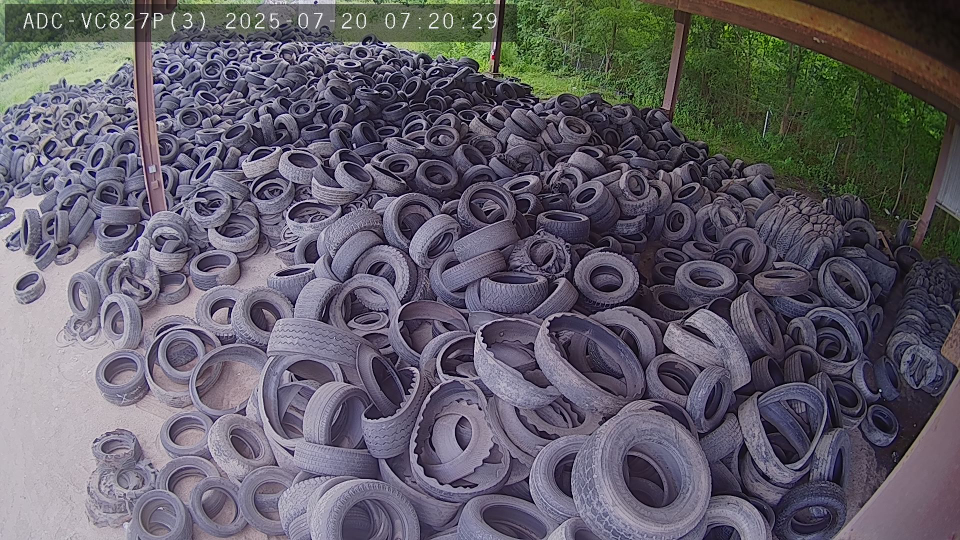
#> input picture input_images/test.jpg, 1920 x 1080 px (shown at 1/2 size); its folder holds only this picture in this run
$ python main.py
#> lines starting #> are read from the running program, lines starting #| are printed output that depends on the picture
#> in process_single_image, original_image is the input picture: shape (1080, 1920, 3); mean B, G, R 104, 93.6, 97.2
import cv2
import json
import base64
import numpy as np
import os
import glob
from datetime import datetime
from inference_sdk import InferenceHTTPClient
from PIL import Image, ImageEnhance
from dotenv import load_dotenv

# Load environment variables at the start
load_dotenv()

def enhance_image(image):
    """Apply standard image enhancement"""
    enhanced_image = image.copy()

    # PIL enhancements
    pil_image = Image.fromarray(cv2.cvtColor(enhanced_image, cv2.COLOR_BGR2RGB))

    # Standard enhancement values
    enhancer = ImageEnhance.Brightness(pil_image)
    pil_image = enhancer.enhance(1.2)
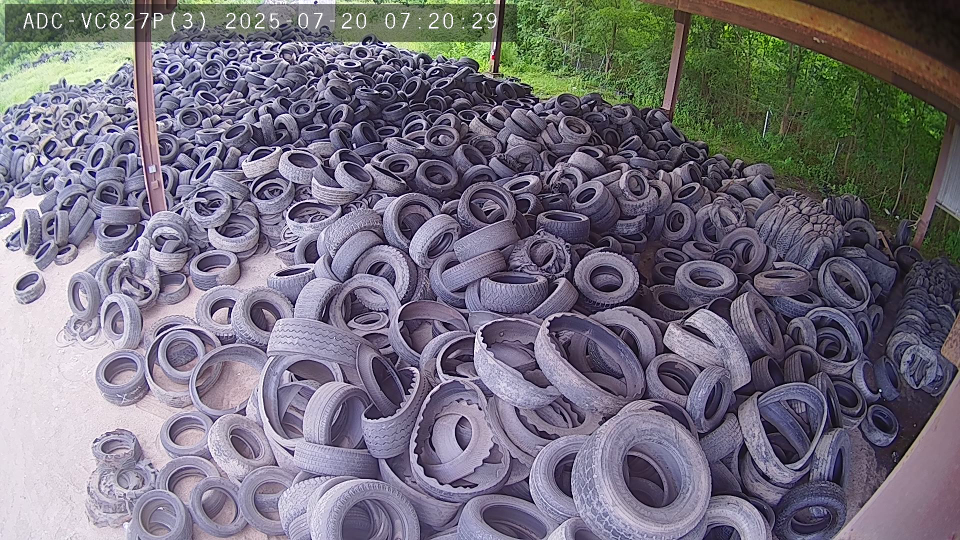
#> pil_image: PIL image 1920x1080 RGB (shown at 1/2 size); mean R, G, B 116.2, 111.9, 124.3

    enhancer = ImageEnhance.Contrast(pil_image)
    pil_image = enhancer.enhance(1.5)
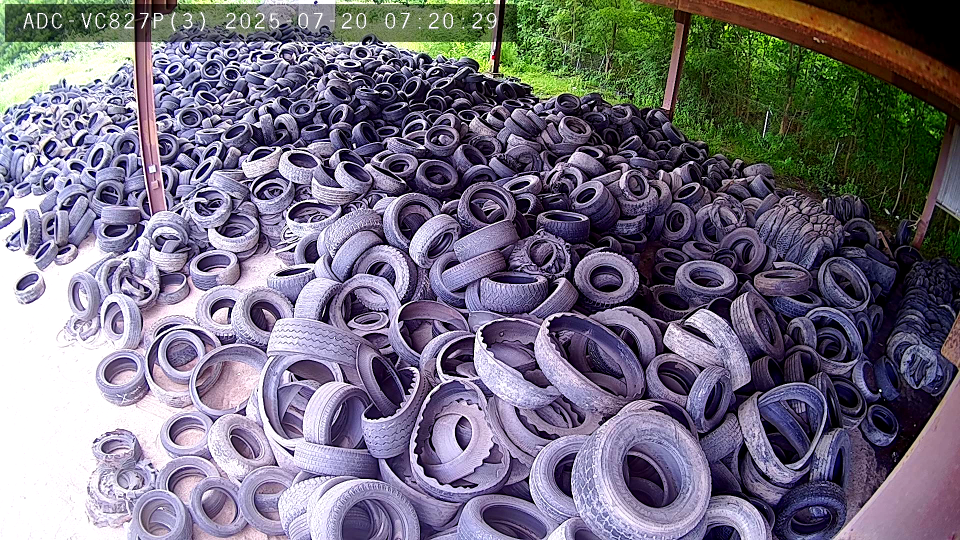
#> pil_image: PIL image 1920x1080 RGB (shown at 1/2 size); mean R, G, B 116.3, 111.2, 127.1

    enhancer = ImageEnhance.Sharpness(pil_image)
    pil_image = enhancer.enhance(1.3)

    enhanced_image = cv2.cvtColor(np.array(pil_image), cv2.COLOR_RGB2BGR)
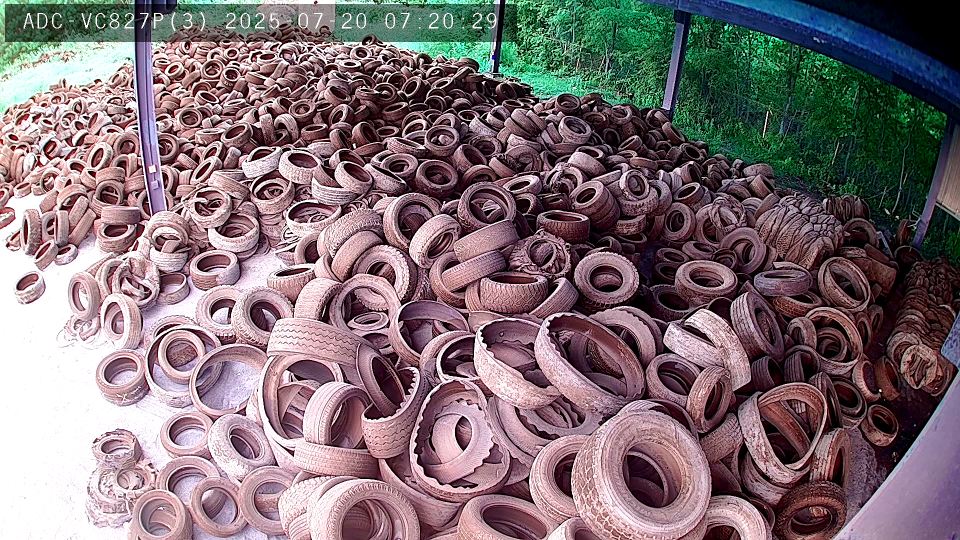
#> enhanced_image: shape (1080, 1920, 3) (shown at 1/2 size); mean R, G, B 126.8, 111.1, 116.2

    # CLAHE for shadows
    lab = cv2.cvtColor(enhanced_image, cv2.COLOR_BGR2LAB)
#> lab: shape (1080, 1920, 3); mean of channels 0, 1, 2 118.2, 134.1, 120.2
    clahe = cv2.createCLAHE(clipLimit=2.0, tileGridSize=(8,8))
    lab[:,:,0] = clahe.apply(lab[:,:,0])
#> lab: shape (1080, 1920, 3); mean of channels 0, 1, 2 123.8, 134.1, 120.2
    enhanced_image = cv2.cvtColor(lab, cv2.COLOR_LAB2BGR)
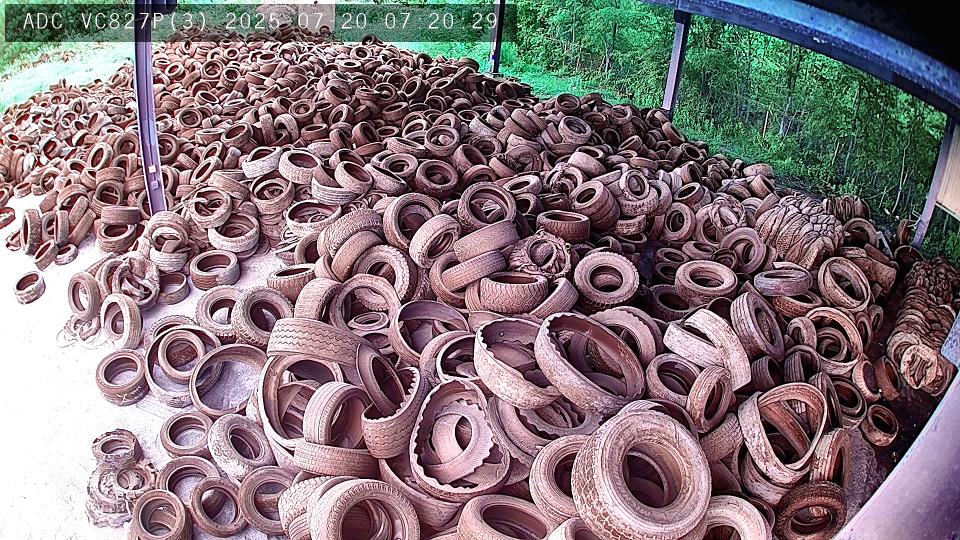
#> enhanced_image: shape (1080, 1920, 3) (shown at 1/2 size); mean R, G, B 132.2, 116.9, 121.9

    return enhanced_image

# [76 lines left out: functions pyramid_detection_system, process_with_roboflow, not called in this run]

def process_single_image(image_path, output_base_dir):
    """Process a single image through the pyramid detection system"""

    print(f"Loading image...")

    # Load image
    original_image = cv2.imread(image_path)
    if original_image is None:
        print(f"Error: Could not load image")
        return None

    # Create timestamped output directory
    timestamp = datetime.now().strftime("%Y%m%d_%H%M%S")
    image_name = os.path.splitext(os.path.basename(image_path))[0]
    output_dir = os.path.join(output_base_dir, f"{image_name}_{timestamp}")
    os.makedirs(output_dir, exist_ok=True)

    # Enhance image
    enhanced_image = enhance_image(original_image)

    # Save original and enhanced images
    cv2.imwrite(os.path.join(output_dir, "original_image.jpg"), original_image)
    cv2.imwrite(os.path.join(output_dir, "enhanced_image.jpg"), enhanced_image)

    # Initialize Roboflow client with environment variable
    client = InferenceHTTPClient(
        api_url="https://serverless.roboflow.com",
        api_key=os.getenv('ROBOFLOW_API_KEY')
    )

    # Create pyramid sections
    print("Analyzing tire sections...")
    sections = pyramid_detection_system(enhanced_image)

    # Process each section
    results = {}
    total_count = 0

    for section_name, section_image in sections.items():
        result = process_with_roboflow(section_image, client, section_name)

        if result['status'] == 'success':
            results[section_name] = result
            total_count += result['count']

            # Save section image with detections
            if result.get('annotated_image') is not None:
                section_filename = f"{section_name}_detected_{result['count']}_tires.jpg"
                section_path = os.path.join(output_dir, section_filename)
                cv2.imwrite(section_path, result['annotated_image'])

    # Create simple report
    report_data = {
        "timestamp": datetime.now().isoformat(),
        "total_tire_count": total_count,
        "section_results": {
            name: result['count'] for name, result in results.items()
        }
    }

    # Save JSON report
    report_path = os.path.join(output_dir, "analysis_report.json")
    with open(report_path, 'w') as f:
        json.dump(report_data, f, indent=2)

    # Simple console output
    print(f"\nTIRE DETECTION RESULTS:")
    print(f"----------------------")

    # Group by levels for cleaner output
    level1 = {k: v for k, v in results.items() if k.startswith('L1_')}
    level2 = {k: v for k, v in results.items() if k.startswith('L2_')}
    level3 = {k: v for k, v in results.items() if k.startswith('L3_')}

    if level1:
        print("Level 1 sections:")
        for name, result in level1.items():
            clean_name = name.replace('L1_', '').replace('_', ' ').title()
            print(f"  {clean_name}: {result['count']} tires")

    if level2:
        print("Level 2 sections:")
        for name, result in level2.items():
            clean_name = name.replace('L2_', '').replace('_', ' ').title()
            print(f"  {clean_name}: {result['count']} tires")

    if level3:
        print("Level 3 sections:")
        for name, result in level3.items():
            clean_name = name.replace('L3_', '').replace('_', ' ').title()
            print(f"  {clean_name}: {result['count']} tires")

    print(f"----------------------")
    print(f"TOTAL TIRES: {total_count}")

    return {
        'total_count': total_count,
        'output_dir': output_dir,
        'report_data': report_data
    }

def main():
    """Main processing function"""

    print("TireCount Pro - Processing tire image...")

    # Setup directories
    input_dir = "./input_images"
    output_dir = "./output"

    # Create directories if they don't exist
    os.makedirs(input_dir, exist_ok=True)
    os.makedirs(output_dir, exist_ok=True)

    # Find the first image in input directory
    image_extensions = ['*.jpg', '*.jpeg', '*.png', '*.JPG', '*.JPEG', '*.PNG']
    image_file = None

    for extension in image_extensions:
        files = glob.glob(os.path.join(input_dir, extension))
        if files:
            image_file = files[0]  # Take the first image found
            break

    if not image_file:
        print(f"No images found in {input_dir}")
        print("Please add a JPG or PNG image to the input_images folder")
        return

    print(f"Processing: {os.path.basename(image_file)}")

    # Process the image
    try:
        result = process_single_image(image_file, output_dir)

        if result:
            print(f"\nResults saved to: {result['output_dir']}")

    except Exception as e:
        print(f"Error processing image: {e}")

if __name__ == "__main__":
    main()
#> (the call stopped at in process_single_image, `client = InferenceHTTPClient( api_url="https://serverless.roboflow.com..`: inference_sdk is not available in this run)
